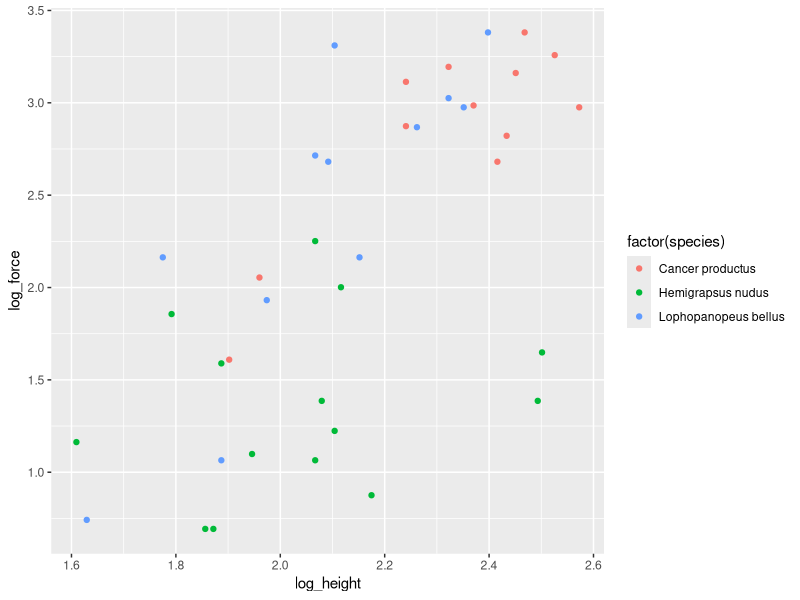
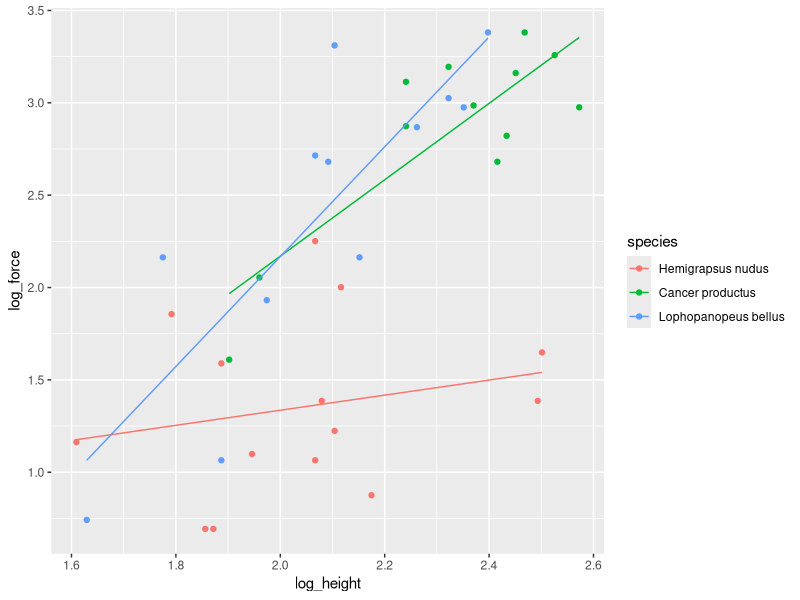
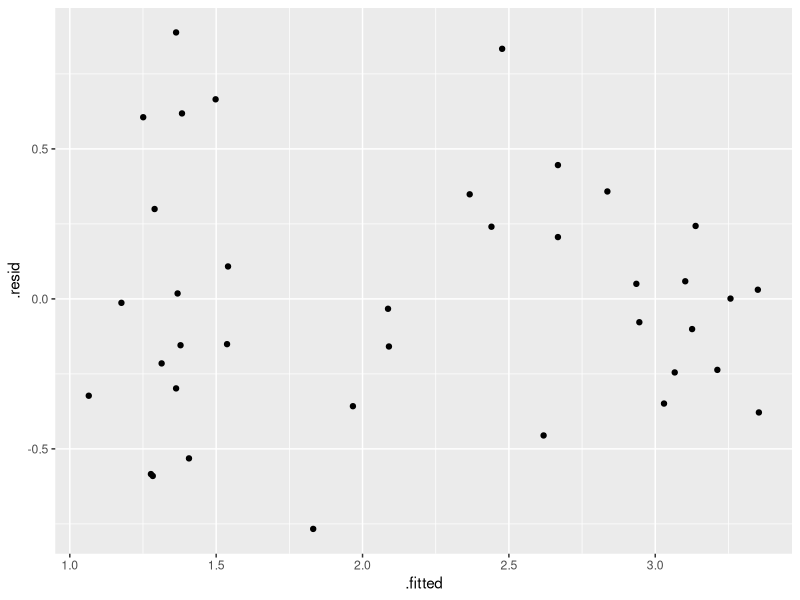

Recreate these plots in R, in order. (Note: this script raises an error after producing the figures.)
## ---- chunk 1
knitr::opts_chunk$set(echo = TRUE)

library(ggplot2)

## ---- chunk 2

home_dir <- "~/_smu/_src/crabs/"
setwd(home_dir)
data_dir <- "./data"
setwd(data_dir)

crabs <- read.csv("ex0722.csv", stringsAsFactors = FALSE)

setwd(home_dir)

names(crabs) <- tolower(names(crabs))
crabs$species <- as.factor(crabs$species)

crabs$log_force <- log(crabs$force)
crabs$log_height <- log(crabs$height)

## ---- chunk 3
# ...	-=-=-=-=-=-=-=-=-=-=-=-=-=-=-=-=-=-=-=-=-=-=-=-=-=-=-=-=-=-=-=-=-=-=-=-=-
# ...	basic plot of data sets
# ...	-=-=-=-=-=-=-=-=-=-=-=-=-=-=-=-=-=-=-=-=-=-=-=-=-=-=-=-=-=-=-=-=-=-=-=-=-

p <- ggplot(crabs, aes(log_height, log_force))
p + geom_point(aes(color = factor(species)))
## ---- chunk 4
# ...	set reference as Hemigrapsus nudus
crabs <- within(crabs, species <- relevel(species, ref = 2))

# ...	-=-=-=-=-=-=-=-=-=-=-=-=-=-=-=-=-=-=-=-=-=-=-=-=-=-=-=-=-=-=-=-=-=-=-=-=-
# ...	linear model
# ...	-=-=-=-=-=-=-=-=-=-=-=-=-=-=-=-=-=-=-=-=-=-=-=-=-=-=-=-=-=-=-=-=-=-=-=-=-

fit_1 = lm(log_force ~ log_height + species + log_height * species, data = crabs)

summary(fit_1)

pred_1 = data.frame(x = crabs$log_height, y = predict(fit_1, crabs), species = crabs$species)

ggplot(crabs) +
	geom_point(aes(log_height, log_force, color = species)) +
	geom_line(data = pred_1, aes(x, y, color = species))

## ---- chunk 5

# ...	-=-=-=-=-=-=-=-=-=-=-=-=-=-=-=-=-=-=-=-=-=-=-=-=-=-=-=-=-=-=-=-=-=-=-=-=-
# ...	residuals vs. fitted values
# ...	-=-=-=-=-=-=-=-=-=-=-=-=-=-=-=-=-=-=-=-=-=-=-=-=-=-=-=-=-=-=-=-=-=-=-=-=-

library(broom)
df <- augment(fit_1)
ggplot(df, aes(x = .fitted, y = .resid)) + geom_point()

# ...	-=-=-=-=-=-=-=-=-=-=-=-=-=-=-=-=-=-=-=-=-=-=-=-=-=-=-=-=-=-=-=-=-=-=-=-=-
# ...	qq plot
# ...	-=-=-=-=-=-=-=-=-=-=-=-=-=-=-=-=-=-=-=-=-=-=-=-=-=-=-=-=-=-=-=-=-=-=-=-=-

library(car)
# Normality of Residuals
# qq plot for studentized resid
qqPlot(fit_1, main = "QQ Plot")
# distribution of studentized residuals
library(MASS)

# ...	-=-=-=-=-=-=-=-=-=-=-=-=-=-=-=-=-=-=-=-=-=-=-=-=-=-=-=-=-=-=-=-=-=-=-=-=-
# ...	Studentized residuals
# ...	-=-=-=-=-=-=-=-=-=-=-=-=-=-=-=-=-=-=-=-=-=-=-=-=-=-=-=-=-=-=-=-=-=-=-=-=-

sresid <- studres(fit_1)

hist(sresid, freq = FALSE,
   main="Distribution of Studentized Residuals")

xfit <- seq(min(sresid), max(sresid), length=40)
yfit <- dnorm(xfit)
lines(xfit, yfit) 


